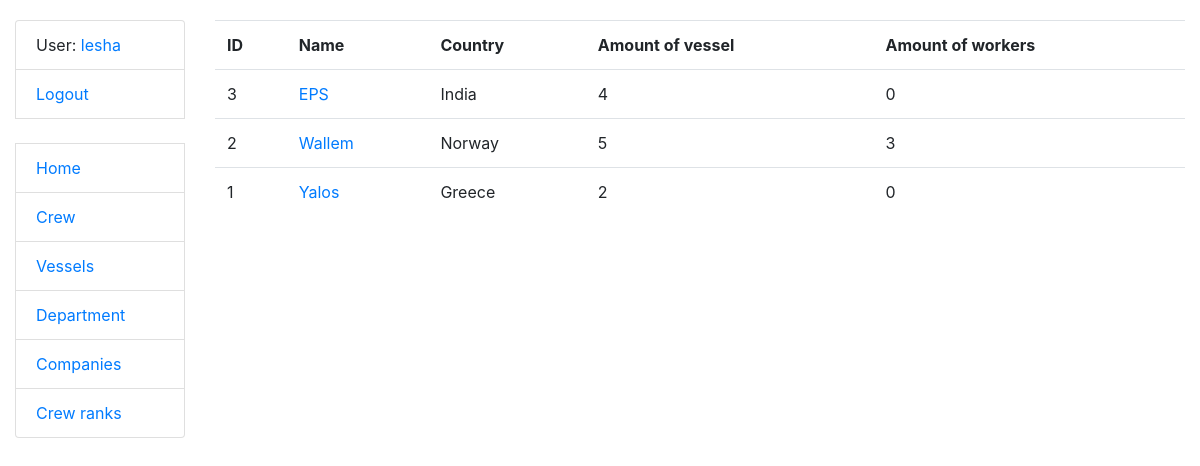
The app's page /company/ (signed in) with its own data.
### crewing/models.py (models this page shows, shortened)
class Crew(AbstractUser):
    position = models.ForeignKey(Position, on_delete=models.CASCADE, related_name='sailors', null=True, blank=True)
    salary = models.IntegerField(null=True, blank=True)
    date_of_birth = models.DateField(null=True, blank=True)
    date_of_joining = models.DateField(null=True, blank=True)
    date_of_leaving = models.DateField(null=True, blank=True)
    vessel_type = models.ManyToManyField(VesselType, related_name='sailors')
    vessel = models.ForeignKey('Vessel', on_delete=models.DO_NOTHING, related_name='sailors', null=True, blank=True)
    class Meta:
        verbose_name_plural = "sailors"
        verbose_name = "sailor"
        ordering = ["-position"]
    def get_absolute_url(self):
        return reverse("crewing:crew-detail", kwargs={"pk": self.pk})

class Company(models.Model):
    name = models.CharField(max_length=50)
    country = models.CharField(max_length=50)
    description = models.TextField(blank=True, null=True)
    class Meta:
        verbose_name_plural = "companies"
        verbose_name = "company"
        ordering = ["name"]
    def get_absolute_url(self):
        return reverse("crewing:company-detail", kwargs={"pk": self.pk})

### crewing/views.py (the view)
# urls.py: path("company/", CompanyListView.as_view(), name="company-list"),
class CompanyListView(LoginRequiredMixin, generic.ListView):
    model = Company
    context_object_name = "company_list"
    template_name = "crewing/company/list.html"
    paginate_by = 10
    def get_context_data(self, **kwargs):
        context = super().get_context_data(**kwargs)
        companies = context['company_list']
        companies_vessels_count = {}
        companies_workers_count = {}
        for company in companies:
            vessels = company.vessels.all()
            workers_count = Crew.objects.filter(vessel__in=vessels).count()
            companies_vessels_count[company.id] = vessels.count()
            companies_workers_count[company.id] = workers_count
        context['vessels_count'] = companies_vessels_count
        context['workers_count'] = companies_workers_count
        return context

### crewing/templatetags/custom_filter.py (called while the page is built)
@register.filter(name='get_item')
def get_item(dictionary, key):
    return dictionary.get(key, None)

### templates/crewing/company/list.html
{% extends "base.html" %}
{% load custom_filter %}
{% load crispy_forms_filters %}
{% block content %}
  {% if company_list %}
    <table class="table">
      <tr>
        <th>ID</th>
        <th>Name</th>
        <th>Country</th>
        <th>Amount of vessel</th>
        <th>Amount of workers</th>
      </tr>
      {% for company in company_list %}
        <tr>
          <td>
              {{ company.id }}
          </td>
          <td>
              <a href="{{ company.get_absolute_url }}">{{ company.name }}</a>
          </td>
          <td>
            {{ company.country }}
          </td>
          <td>
            {{ vessels_count|default:"N/A"|get_item:company.id }}
          </td>
          <td>
            {{ workers_count|default:"N/A"|get_item:company.id }}
          </td>
        </tr>
      {% endfor %}
    </table>
  {% else %}
      <p>There are no vessels type in the service.</p>
  {% endif %}
{% endblock %}

### templates/includes/sidebar.html
<ul class="sidebar-nav list-group">
  {% if user.is_authenticated %}
    <li class="list-group-item">User: <a href="{{ user.get_absolute_url }}">{{ user.get_username }}</a></li>
    <li class="list-group-item"><a href="{% url 'logout'%}?next={{request.path}}">Logout</a></li>
  {% else %}
    <li class="list-group-item"><a href="{% url 'login'%}?next={{request.path}}">Login</a></li>
  {% endif %}
  <br>
  <li class="list-group-item"><a href="{% url 'crewing:index' %}">Home</a></li>
  <li class="list-group-item"><a href="{% url 'crewing:crew-list' %}">Crew</a></li>
  <li class="list-group-item"><a href="{% url 'crewing:vessel-list' %}">Vessels</a></li>
  <li class="list-group-item"><a href="{% url 'crewing:vessel-type-list' %}">Department</a></li>
  <li class="list-group-item"><a href="{% url 'crewing:company-list' %}">Companies</a></li>
  <li class="list-group-item"><a href="{% url 'crewing:position-list' %}">Crew ranks</a></li>
</ul>

### static/css/styles.css (style rules this page uses)
body { margin-top: 20px; }

### records on screen
Crew: get_username "lesha"
Company: id "3", name "EPS", country "India", id "4", id "0"
Company: id "2", name "Wallem", country "Norway", id "5", id "3"
Company: id "1", name "Yalos", country "Greece", id "2", id "0"
